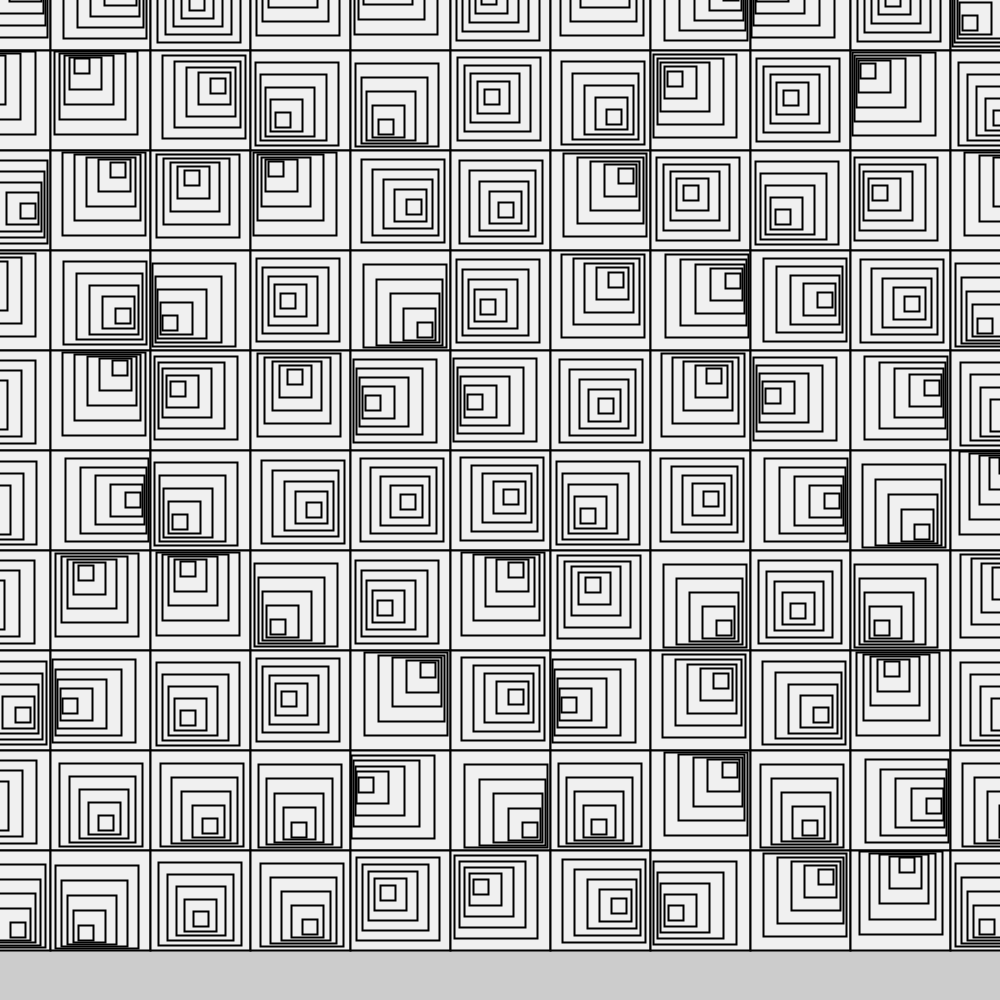
Frame 1 (no input)
Frame 60 (the mouse pressed at the canvas centre just before this capture): identical to frame 1, image omitted
Frame 120 (the mouse held since frame 60 and released just before this capture): identical to frame 1, image omitted

The Processing sketch that drew this single still picture (run headless with seeded random() and noise(); from frame 60 on, the mouse is pressed at the canvas centre):

// Processing sketch: square_towers
// ── square_towers.pde
// This sketch is part of the ReCode Project - http://recodeproject.com
// From Computer Graphics and Art vol1 no4 pg 28
// Untitled 1 (Computer graphics at the University of Munich - West Germany)
// by Various (Reiner Schneeberger and unnamed students)
// 
// Nick Santaniello
// 2012
// Creative Commons license CC BY-SA 3.0

int cols = 11;
int rows = 10;
float offsetX;
float offsetY;
int sqSize= 100;
int sizeDifference = 17;

void setup() {
  size(1000, 1000);
  offsetX = random(-6, 6);
  offsetY = random(-6, 6);
  rectMode(CENTER);
  strokeWeight(2);
  fill(240);

  //for every row...
  for (int r = 0; r<rows; r++) {
    //for every column...
    for (int c = 0; c<cols; c++) {
      //choose a new offset
      offsetX = random(-7, 7);
      offsetY = random(-7, 7);
      rect(c*sqSize, r*sqSize, sqSize, sqSize);
      for (int i=1; i<6; i++) {
        rect((c*sqSize)+(i*offsetX), (r*sqSize)+(i*offsetY), sqSize - (i*sizeDifference), sqSize - (i*sizeDifference));
      }
    }
  }
}

void draw() {
}
